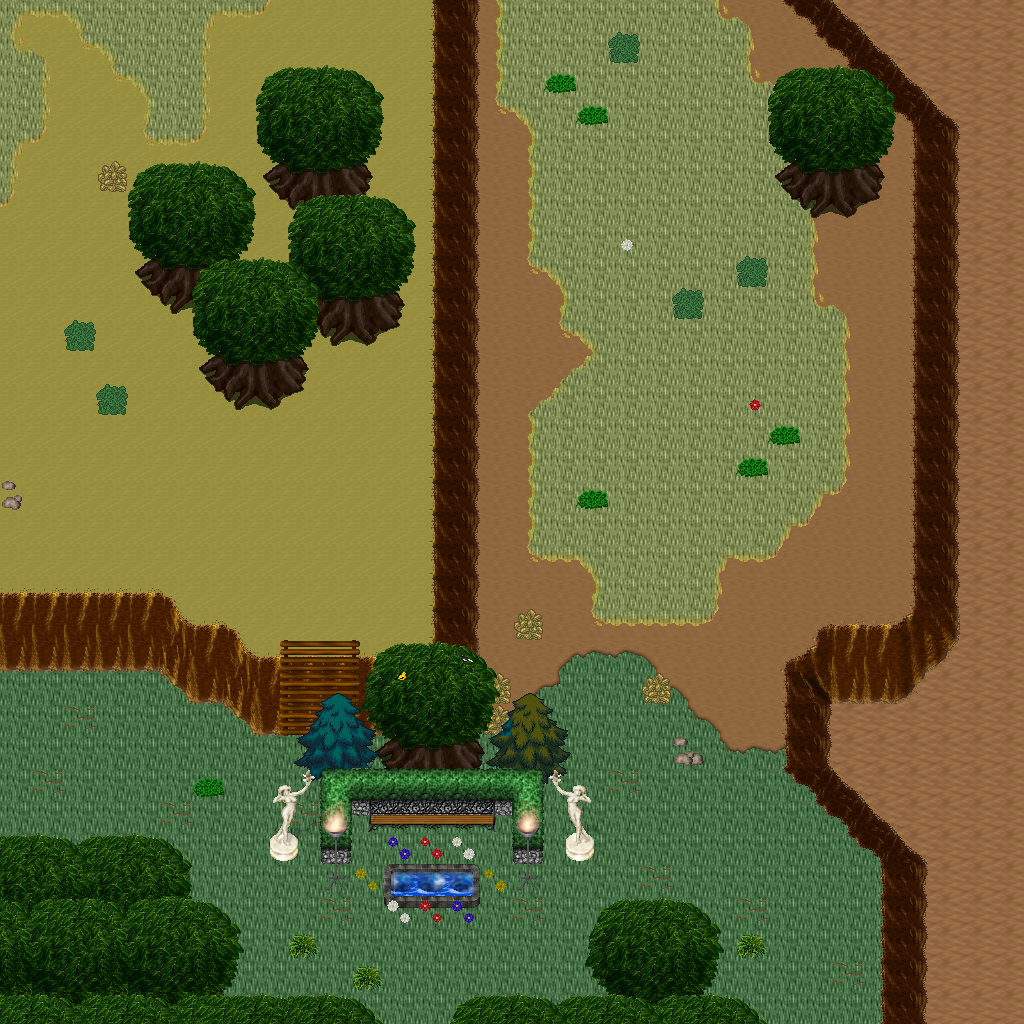

A level layout from a 2D game, rendered from its tile map. Below: a short description, then the map file with tile-grid data replaced by summaries:
An orthogonal 32x32 tile map with 32x32 px tiles, 5 tile layers (Ground, Objects, Objects2, Above, ...), 1 hidden layer not drawn, 45 tilesets.

<map version="1.10" tiledversion="1.11.0" orientation="orthogonal" renderorder="right-down" width="32" height="32" tilewidth="32" tileheight="32" infinite="0" nextlayerid="11" nextobjectid="1">
 <tileset firstgid="1" name="ground_ground" tilewidth="32" tileheight="32" tilecount="33" columns="3">
  <image source="../drawable/ground_ground.png" width="96" height="352" />
 </tileset>
 <tileset firstgid="34" name="ground_ridge_earth_dark" tilewidth="32" tileheight="32" tilecount="96" columns="12">
  <image source="../drawable/ground_ridge_earth_dark.png" width="384" height="256" />
 </tileset>
 <tileset firstgid="130" name="plant_grasses" tilewidth="32" tileheight="32" tilecount="6" columns="3">
  <image source="../drawable/plant_grasses.png" width="96" height="64" />
 </tileset>
 <tileset firstgid="136" name="ground_ladder_vertical_dark" tilewidth="32" tileheight="32" tilecount="3" columns="3">
  <image source="../drawable/ground_ladder_vertical_dark.png" width="96" height="32" />
 </tileset>
 <tileset firstgid="139" name="logic_collision" tilewidth="32" tileheight="32" tilecount="1" columns="1">
  <image source="../drawable/logic_collision.png" width="32" height="32" />
 </tileset>
 <tileset firstgid="140" name="ground_grass_corners" tilewidth="32" tileheight="32" tilecount="24" columns="6">
  <image source="../drawable/ground_grass_corners.png" width="192" height="128" />
 </tileset>
 <tileset firstgid="164" name="ground_earth_edges" tilewidth="32" tileheight="32" tilecount="18" columns="6">
  <image source="../drawable/ground_earth_edges.png" width="192" height="96" />
 </tileset>
 <tileset firstgid="182" name="plant_bush_bushes" tilewidth="32" tileheight="32" tilecount="10" columns="5">
  <image source="../drawable/plant_bush_bushes.png" width="160" height="64" />
 </tileset>
 <tileset firstgid="192" name="plant_tree_tree_darkgreen" tilewidth="32" tileheight="32" tilecount="88" columns="8">
  <image source="../drawable/plant_tree_tree_darkgreen.png" width="256" height="352" />
 </tileset>
 <tileset firstgid="280" name="ground_rock_pebbles" tilewidth="32" tileheight="32" tilecount="3" columns="1">
  <image source="../drawable/ground_rock_pebbles.png" width="32" height="96" />
 </tileset>
 <tileset firstgid="283" name="furniture_sink_jacuzzi_dark_side_on" tilewidth="32" tileheight="32" tilecount="36" columns="3">
  <image source="../drawable/furniture_sink_jacuzzi_dark_side_on.png" width="96" height="384" />
 </tileset>
 <tileset firstgid="319" name="furniture_chair_bench_iron_extensible" tilewidth="32" tileheight="32" tilecount="16" columns="4">
  <image source="../drawable/furniture_chair_bench_iron_extensible.png" width="128" height="128" />
 </tileset>
 <tileset firstgid="335" name="plant_flower_daisy_blue" tilewidth="32" tileheight="32" tilecount="8" columns="2">
  <image source="../drawable/plant_flower_daisy_blue.png" width="64" height="128" />
 </tileset>
 <tileset firstgid="343" name="plant_flower_daisy_red" tilewidth="32" tileheight="32" tilecount="8" columns="2">
  <image source="../drawable/plant_flower_daisy_red.png" width="64" height="128" />
 </tileset>
 <tileset firstgid="351" name="plant_flower_daisy_white" tilewidth="32" tileheight="32" tilecount="8" columns="2">
  <image source="../drawable/plant_flower_daisy_white.png" width="64" height="128" />
 </tileset>
 <tileset firstgid="359" name="plant_flower_daisy_yellow" tilewidth="32" tileheight="32" tilecount="8" columns="2">
  <image source="../drawable/plant_flower_daisy_yellow.png" width="64" height="128" />
 </tileset>
 <tileset firstgid="367" name="plant_bush_hedge" tilewidth="32" tileheight="32" tilecount="35" columns="5">
  <image source="../drawable/plant_bush_hedge.png" width="160" height="224" />
 </tileset>
 <tileset firstgid="402" name="plant_tree_evergreen" tilewidth="32" tileheight="32" tilecount="36" columns="3">
  <image source="../drawable/plant_tree_evergreen.png" width="96" height="384" />
 </tileset>
 <tileset firstgid="438" name="furniture_light_iron_lamp" tilewidth="32" tileheight="32" tilecount="3" columns="1">
  <image source="../drawable/furniture_light_iron_lamp.png" width="32" height="96" />
 </tileset>
 <tileset firstgid="441" name="furniture_light_flames" tilewidth="32" tileheight="32" tilecount="6" columns="6">
  <image source="../drawable/furniture_light_flames.png" width="192" height="32" />
 </tileset>
 <tileset firstgid="447" name="item_statue_girl_with_bird" tilewidth="32" tileheight="32" tilecount="12" columns="4">
  <image source="../drawable/item_statue_girl_with_bird.png" width="128" height="96" />
 </tileset>
 <tileset firstgid="459" name="object_birds" tilewidth="32" tileheight="32" tilecount="4" columns="2">
  <image source="../drawable/object_birds.png" width="64" height="64" />
 </tileset>
 <tileset firstgid="463" name="logic_protection" tilewidth="32" tileheight="32" tilecount="2" columns="2">
  <image source="../drawable/logic_protection.png" width="64" height="32" />
 </tileset>
 <tileset firstgid="465" name="plant_tree_spruce" tilewidth="32" tileheight="32" tilecount="6" columns="2">
  <image source="../drawable/plant_tree_spruce.png" width="64" height="96" />
 </tileset>
 <tileset firstgid="471" name="plant_tree_taller_trees" tilewidth="32" tileheight="32" tilecount="32" columns="8">
  <image source="../drawable/plant_tree_taller_trees.png" width="256" height="128" />
 </tileset>
 <tileset firstgid="503" name="plant_stump_hollow_logs" tilewidth="32" tileheight="32" tilecount="6" columns="3">
  <image source="../drawable/plant_stump_hollow_logs.png" width="96" height="64" />
 </tileset>
 <tileset firstgid="509" name="plant_stump_small_stump" tilewidth="32" tileheight="32" tilecount="4" columns="2">
  <image source="../drawable/plant_stump_small_stump.png" width="64" height="64" />
 </tileset>
 <tileset firstgid="513" name="ground_grass_2" tilewidth="32" tileheight="32" tilecount="21" columns="3">
  <image source="../drawable/ground_grass_2.png" width="96" height="224" />
 </tileset>
 <tileset firstgid="534" name="ground_water_waterfall" tilewidth="32" tileheight="32" tilecount="120" columns="8">
  <image source="../drawable/ground_water_waterfall.png" width="256" height="480" />
 </tileset>
 <tileset firstgid="654" name="ground_water_pool_corners" tilewidth="32" tileheight="32" tilecount="72" columns="3">
  <image source="../drawable/ground_water_pool_corners.png" width="96" height="768" />
 </tileset>
 <tileset firstgid="726" name="ground_water_pool" tilewidth="32" tileheight="32" tilecount="72" columns="3">
  <image source="../drawable/ground_water_pool.png" width="96" height="768" />
 </tileset>
 <tileset firstgid="798" name="plant_vine" tilewidth="32" tileheight="32" tilecount="3" columns="1">
  <image source="../drawable/plant_vine.png" width="32" height="96" />
 </tileset>
 <tileset firstgid="801" name="logic_item_fruits" tilewidth="32" tileheight="32" tilecount="16" columns="8">
  <image source="../drawable/logic_item_fruits.png" width="256" height="64" />
 </tileset>
 <tileset firstgid="817" name="ground_dry_grass" tilewidth="32" tileheight="32" tilecount="54" columns="9">
  <image source="../drawable/ground_dry_grass.png" width="288" height="192" />
 </tileset>
 <tileset firstgid="871" name="light_dim_light_5x5" tilewidth="32" tileheight="32" tilecount="25" columns="5">
  <image source="../drawable/light_dim_light_5x5.png" width="160" height="160" />
 </tileset>
 <tileset firstgid="896" name="building_chimney_smoke" tilewidth="32" tileheight="32" tilecount="40" columns="4">
  <image source="../drawable/building_chimney_smoke.png" width="128" height="320" />
 </tileset>
 <tileset firstgid="936" name="logic_creature_hybrid" tilewidth="32" tileheight="32" tilecount="16" columns="8">
  <image source="../drawable/logic_creature_hybrid.png" width="256" height="64" />
 </tileset>
 <tileset firstgid="952" name="building_huts" tilewidth="32" tileheight="32" tilecount="338" columns="26">
  <image source="../drawable/building_huts.png" width="832" height="416" />
 </tileset>
 <tileset firstgid="1290" name="logic_portal" tilewidth="32" tileheight="32" tilecount="24" columns="8">
  <image source="../drawable/logic_portal.png" width="256" height="96" />
 </tileset>
 <tileset firstgid="1314" name="plant_bush_leafy" tilewidth="32" tileheight="32" tilecount="48" columns="8">
  <image source="../drawable/plant_bush_leafy.png" width="256" height="192" />
 </tileset>
 <tileset firstgid="1362" name="plant_bush_berried" tilewidth="32" tileheight="32" tilecount="60" columns="5">
  <image source="../drawable/plant_bush_berried.png" width="160" height="384" />
 </tileset>
 <tileset firstgid="1422" name="plant_bush_flowering" tilewidth="32" tileheight="32" tilecount="72" columns="8">
  <image source="../drawable/plant_bush_flowering.png" width="256" height="288" />
 </tileset>
 <tileset firstgid="1494" name="plant_bushes_and_trees" tilewidth="32" tileheight="32" tilecount="144" columns="16">
  <image source="../drawable/plant_bushes_and_trees.png" width="512" height="289" />
 </tileset>
 <tileset firstgid="1638" name="plant_bush_bush_pinks" tilewidth="32" tileheight="32" tilecount="4" columns="2">
  <image source="../drawable/plant_bush_bush_pinks.png" width="64" height="64" />
 </tileset>
 <tileset firstgid="1642" name="logic_creature_mutant" tilewidth="32" tileheight="32" tilecount="7" columns="7">
  <image source="../drawable/logic_creature_mutant.png" width="224" height="32" />
 </tileset>
 <layer id="1" name="Ground" width="32" height="32">
  <data>[1024 cells, 1024 non-empty, 8 distinct tile ids]</data>
 </layer>
 <layer id="2" name="Objects" width="32" height="32">
  <data>[1024 cells, 365 non-empty, 80 distinct tile ids]</data>
 </layer>
 <layer id="3" name="Objects2" width="32" height="32">
  <data>[1024 cells, 56 non-empty, 36 distinct tile ids]</data>
 </layer>
 <layer id="4" name="Above" width="32" height="32">
  <data>[1024 cells, 160 non-empty, 67 distinct tile ids]</data>
 </layer>
 <layer id="5" name="Above2" width="32" height="32">
  <data>[1024 cells, 35 non-empty, 12 distinct tile ids]</data>
 </layer>
 <layer id="6" name="Walkable" width="32" height="32" visible="0">
  <data>[1024 cells, 240 non-empty, 1 distinct tile ids]</data>
 </layer>
 <objectgroup id="7" name="Mapevents" />
 <objectgroup id="8" name="Spawn" />
 <objectgroup id="9" name="Keys" />
 <objectgroup id="10" name="Replace" />
</map>
